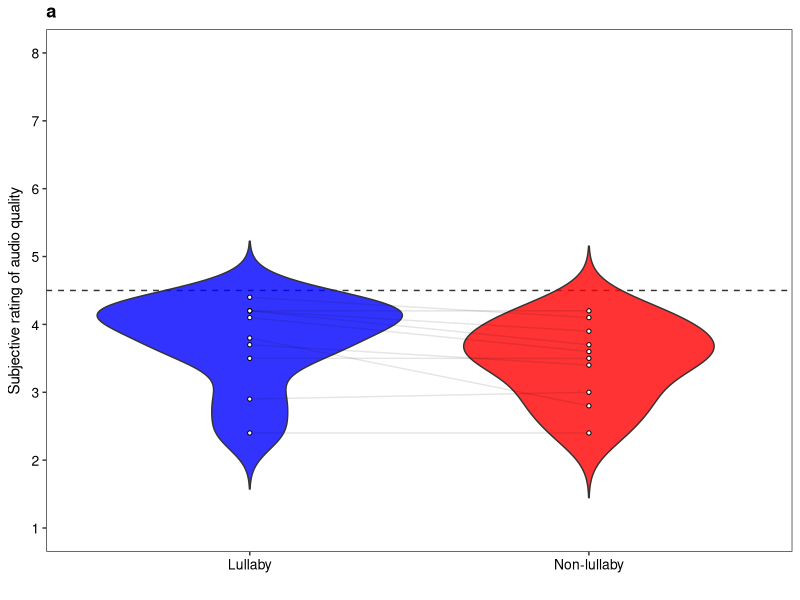

Write the R code that produced this figure. (Note: this script raises an error after producing the figure.)
# Effect size references
#
# ---Hedge's g / Bias-adjusted Hedge's g---
# Grissom, R. J., & Kim, J. J. (2012). Effect sizes for research: Univariate and multivariate applications (2nd ed.). New York, NY: Routledge.
# Hedges, L. V. (1981). Distribution theory for Glass's estimator of effect size and related estimators. Journal of Educational Statistics, 6(2), 107-128.
# Hedges, L. V., & Olkin, I. (1985). Statistical methods for meta-analysis. San Diego, CA: Academic Press.
# Lakens, D. (2013). Calculating and reporting effect sizes to facilitate cumulative science: a practical primer for t-tests and ANOVAs. Front Psychol. 4, 863.
#
# ---normally distributed paired data (unequal variance)---
# Dunlap, W. P., Cortina, J. M., Vaslow, J. B., & Burke, M. J. (1996). Meta-analysis of experiments with matched groups or repeated measures designs. Psychological Methods, 1(2), 170-177.
# Lakens, D. (2013). Calculating and reporting effect sizes to facilitate cumulative science: a practical primer for t-tests and ANOVAs. Front Psychol. 4, 863.

# Clear variables
rm(list = ls())

# load libraries
library(ggplot2)

# get data
T <- read.csv("../data/IPL_sr.csv", header = TRUE, sep = ",", quote = "")

# convert into composite scores - use it for effect size calculation
P <- unique(T$participant)
likscale <- data.frame(participant = character(), aq_l = numeric(), aq_nl = numeric()) 

for (i in 1:length(P)) {
  aq_l_i <- T[T$participant == P[i] & T$songtype == "Lullaby", ]$rating
  aq_nl_i <- T[T$participant == P[i] & T$songtype == "Non-lullaby", ]$rating
  
  if (!(length(aq_l_i) == 8 && length(aq_nl_i) == 8)) {
    print("Data is not properlly prepared!")
    return()
  }
  
  likscale[i, ] <- list(P[i], sum(aq_l_i), sum(aq_nl_i))
}

likscale$aq_l <- likscale$aq_l/length(P)
likscale$aq_nl <- likscale$aq_nl/length(P)

# reshaping for the ease of ggplot
likscale_plot <- rbind(
  data.frame(participant = likscale$participant, rating = likscale$aq_l, songtype = "Lullaby"),
  data.frame(participant = likscale$participant, rating = likscale$aq_nl, songtype = "Non-lullaby")
)

# fig : subjective rate violinplots (composite score version)
ylab <- expression(paste("Subjective rating of audio quality"))
title2a <- expression(bold("a"))

figobj <- ggplot(
  data = likscale_plot,
  aes(
    y = rating,
    x = songtype
  )
) +
  geom_hline(
    yintercept = 4.5,
    linetype = "dashed",
    alpha = .8,
    size = .5
  ) +
  geom_violin(aes(fill = songtype),
              trim = FALSE,
              alpha = .8
  ) +
  scale_fill_manual(values = c("blue", "red")) +
  geom_line(aes(group = participant),
            alpha = .1
  ) +
  geom_point(
    aes(y = rating),
    size = 1.1,
    pch = 21,
    fill = "white"
  ) +
  stat_summary(
    geom = "crossbar",
    fun.data = mean_cl_normal,
    fun.args = list(conf.int = 0.95),
    fill = "white",
    width = 0.8,
    alpha = 0.2,
    size = 0.4
  ) +
  scale_x_discrete(labels = c("Lullaby", "Non-lullaby")) +
  scale_y_continuous(breaks = 1:8, limits = c(1, 8), labels = as.character(1:8)) + 
  theme_bw() +
  theme(
    axis.text = element_text(colour = "black", size = 10),
    axis.title.x = element_text(size = 10, color = "black"),
    panel.grid.major = element_blank(),
    panel.grid.minor = element_blank(),
    legend.position = "n"
  ) +
  ylab(ylab) +
  xlab("") +
  ggtitle(title2a)

# save figure
plot(figobj)
ggsave("./figure/violinplot_sr_agg.png", plot = figobj, width = 2.8, height = 4)

# effect size - Hedge's g
N <- length(likscale$participant)
M_1 <- sum(likscale$aq_l)/N
M_2 <- sum(likscale$aq_nl)/N
var_1 <- sum((likscale$aq_l - M_1)^2)/(N - 1)
var_2 <- sum((likscale$aq_nl - M_2)^2)/(N - 1)
var_p <- ((N - 1)*var_1 + (N - 1)*var_2)/(N + N - 2)
g <- (M_1 - M_2)/sqrt(var_p)

# effect size - bias corrected Hedge's g
al <- N + N - 2
J <- gamma(al/2)/(sqrt(al/2) * gamma((al - 1)/2))
g_bc <- J*g

# effect size - normally distributed paired data (unequal variance)
M_d <- sum(likscale$aq_l - likscale$aq_nl)/N
cov_d <- sum((likscale$aq_l - M_1)*(likscale$aq_nl - M_2))/(N - 1)
var_d <- var_1 + var_2 - 2*cov_d
d_paired <- M_d/sqrt(var_d)

# effect size - normally distributed paired data (unequal variance) with correlation normalization
rho <- sum((likscale$aq_l - M_1)*(likscale$aq_nl - M_2))/sqrt(sum((likscale$aq_l - M_1)^2) * sum((likscale$aq_nl - M_2)^2))
d_rm <- d_paired * sqrt(2*(1 - rho))

# 
cat(sprintf("Hedge's g = %3.3f (%3.3f), unequal variance paired data = %3.3f (%3.3f)\n", g, g_bc, d_paired, d_rm))